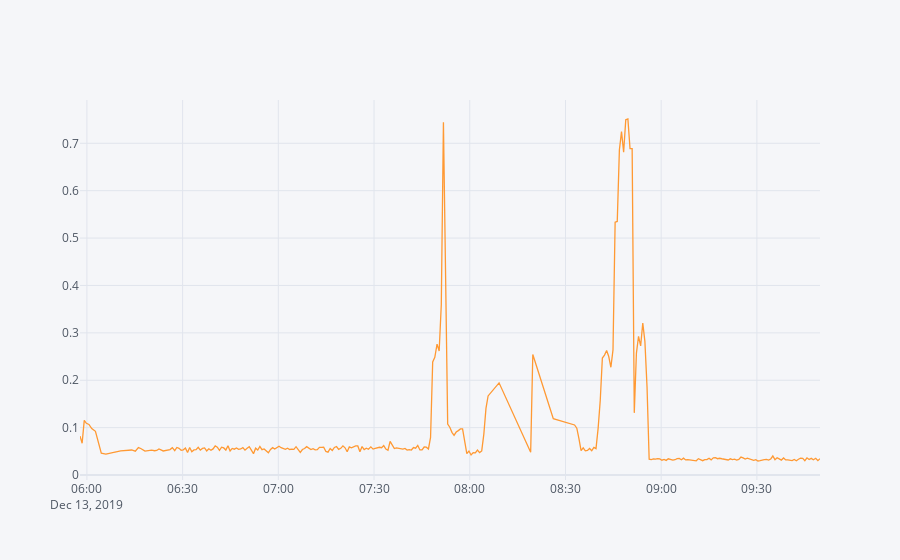

The notebook cell this image was saved under:
### Code cell
headers = ['ts', 'X', 'Y', 'Z']
df = pd.read_csv('data/wash_run1.csv', names=headers)

sdf = slice_stddev(df, 200, headers, aggregator=np.std)
sdf = sdf.drop(columns=["Z", "Y"])
iplot(sdf.iplot(asFigure=True, kind='scatter'))

### Figure 1 — Plotly figure (JSON) as saved in the notebook; plotly's stock layout.template omitted (floating-point values rounded to 4 significant figures; data arrays with more than 128 entries replaced by an {"elided": "..."} marker saying what was removed)
{"data": [{"line": {"color": "rgba(255, 153, 51, 1.0)", "dash": "solid", "shape": "linear", "width": 1.3}, "mode": "lines", "name": "X", "text": "", "type": "scatter", "x": {"elided": "292 str values"}, "y": {"elided": "292 float values"}}], "layout": {"legend": {"bgcolor": "#F5F6F9", "font": {"color": "#4D5663"}}, "paper_bgcolor": "#F5F6F9", "plot_bgcolor": "#F5F6F9", "title": {"font": {"color": "#4D5663"}}, "xaxis": {"gridcolor": "#E1E5ED", "showgrid": true, "tickfont": {"color": "#4D5663"}, "title": {"font": {"color": "#4D5663"}, "text": ""}, "zerolinecolor": "#E1E5ED"}, "yaxis": {"gridcolor": "#E1E5ED", "showgrid": true, "tickfont": {"color": "#4D5663"}, "title": {"font": {"color": "#4D5663"}, "text": ""}, "zerolinecolor": "#E1E5ED"}}}
